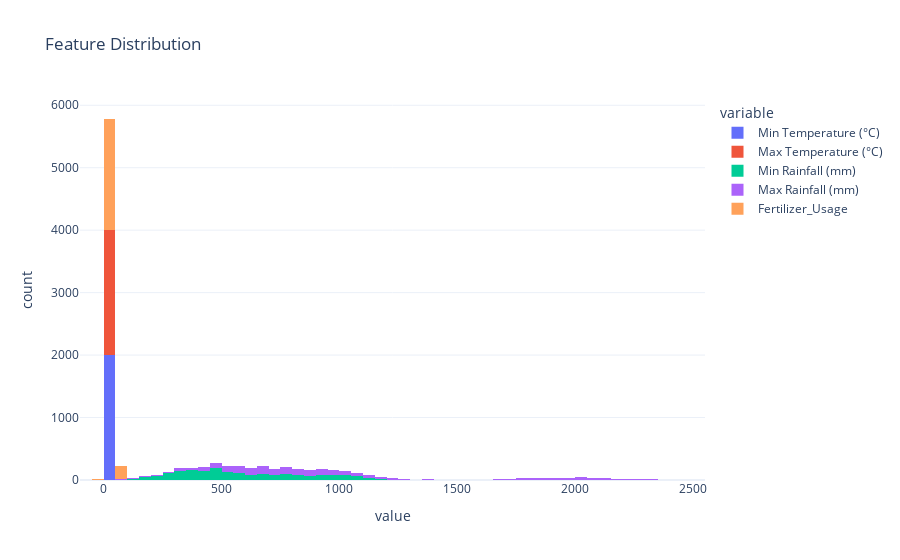

Notebook code for this chart:
### Code cell
# feature distribution
fig_features = px.histogram(
    data,
    x=[
        "Min Temperature (°C)",
        "Max Temperature (°C)",
        "Min Rainfall (mm)",
        "Max Rainfall (mm)",
        "Fertilizer_Usage",
    ],
    title="Feature Distribution",
)
fig_features.show()

### Figure 1 — Plotly figure (JSON) as saved in the notebook; plotly's stock layout.template omitted (floating-point values rounded to 4 significant figures; data arrays with more than 128 entries replaced by an {"elided": "..."} marker saying what was removed)
{"data": [{"alignmentgroup": "True", "bingroup": "x", "hovertemplate": "variable=Min Temperature (°C)<br>value=%{x}<br>count=%{y}<extra></extra>", "legendgroup": "Min Temperature (°C)", "marker": {"color": "#636efa", "pattern": {"shape": ""}}, "name": "Min Temperature (°C)", "offsetgroup": "Min Temperature (°C)", "orientation": "v", "showlegend": true, "type": "histogram", "x": {"elided": "2000 float values"}, "xaxis": "x", "yaxis": "y"}, {"alignmentgroup": "True", "bingroup": "x", "hovertemplate": "variable=Max Temperature (°C)<br>value=%{x}<br>count=%{y}<extra></extra>", "legendgroup": "Max Temperature (°C)", "marker": {"color": "#EF553B", "pattern": {"shape": ""}}, "name": "Max Temperature (°C)", "offsetgroup": "Max Temperature (°C)", "orientation": "v", "showlegend": true, "type": "histogram", "x": {"elided": "2000 float values"}, "xaxis": "x", "yaxis": "y"}, {"alignmentgroup": "True", "bingroup": "x", "hovertemplate": "variable=Min Rainfall (mm)<br>value=%{x}<br>count=%{y}<extra></extra>", "legendgroup": "Min Rainfall (mm)", "marker": {"color": "#00cc96", "pattern": {"shape": ""}}, "name": "Min Rainfall (mm)", "offsetgroup": "Min Rainfall (mm)", "orientation": "v", "showlegend": true, "type": "histogram", "x": {"elided": "2000 float values"}, "xaxis": "x", "yaxis": "y"}, {"alignmentgroup": "True", "bingroup": "x", "hovertemplate": "variable=Max Rainfall (mm)<br>value=%{x}<br>count=%{y}<extra></extra>", "legendgroup": "Max Rainfall (mm)", "marker": {"color": "#ab63fa", "pattern": {"shape": ""}}, "name": "Max Rainfall (mm)", "offsetgroup": "Max Rainfall (mm)", "orientation": "v", "showlegend": true, "type": "histogram", "x": {"elided": "2000 float values"}, "xaxis": "x", "yaxis": "y"}, {"alignmentgroup": "True", "bingroup": "x", "hovertemplate": "variable=Fertilizer_Usage<br>value=%{x}<br>count=%{y}<extra></extra>", "legendgroup": "Fertilizer_Usage", "marker": {"color": "#FFA15A", "pattern": {"shape": ""}}, "name": "Fertilizer_Usage", "offsetgroup": "Fertilizer_Usage", "orientation": "v", "showlegend": true, "type": "histogram", "x": {"elided": "2000 float values"}, "xaxis": "x", "yaxis": "y"}], "layout": {"barmode": "relative", "legend": {"title": {"text": "variable"}, "tracegroupgap": 0}, "title": {"text": "Feature Distribution"}, "xaxis": {"anchor": "y", "domain": [0, 1], "title": {"text": "value"}}, "yaxis": {"anchor": "x", "domain": [0, 1], "title": {"text": "count"}}}}
